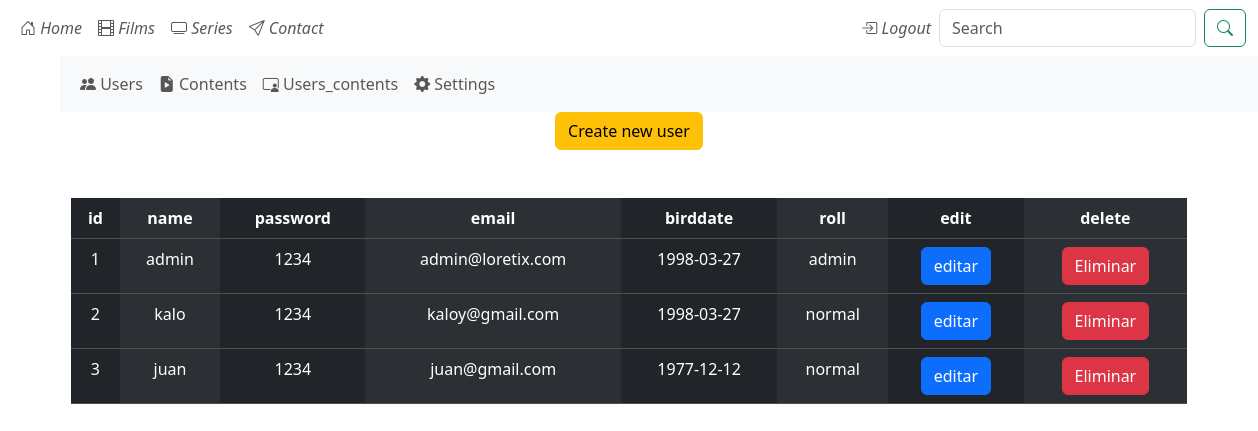
The page /admin/users/showAll (signed in) on the database its author committed.
### tables this page shows
CREATE TABLE users (
                                    id INTEGER PRIMARY KEY AUTOINCREMENT,
                                    name varchar(255),
                                    password varchar(255),
                                    email varchar(50),
                                    birddate date,
                                    rol varchar(20) default 'normal'
                            );

### main.py (the view)
@app.route("/admin/users/showAll")
@app.route("/admin/users/showAll/<page>")
def show_all_user_admin(page=0):
    if 'name' not in session:
        if session["rol"] != "admin":
            return redirect("/form_login")
    page=int(page)
    users=sqlite_users.get_all_users(page*10)
    total_pages=sqlite_users.get_count_users()
    last_page=floor(total_pages/10)
    return render_template("admin/users/showAll.html",users=users, page=page, last_page=last_page)

### data/sqliteClient.py (called while the page is built, shortened)
    def connect(self):
        incializar_bd=False
        if not os.path.exists(self.SQLITE_DB):
            incializar_bd=True
        try:
            self.connection=sqlite3.connect(self.SQLITE_DB, check_same_thread=False)
            self.cursor=self.connection.cursor()
        except Exception as e:
            print("Exception: ", e)

    def close(self):
        if self.connection!=None:
            self.connection.close()

### data/sqliteUsers.py (called while the page is built)
    def get_count_users(self)->int:
        self.sqliteClient.cursor.execute("SELECT count(*) FROM users ORDER BY name")
        count=self.sqliteClient.cursor.fetchall()[0][0]
        return count

    def get_all_users(self, page=0):
        self.sqliteClient.cursor.execute("SELECT * FROM users LIMIT ?, 10", (page,))
        return self.sqliteClient.cursor.fetchall()

### main.py (called while the page is built)
@app.before_request
def before_request_func():
    database.connect()

@app.after_request
def after_request_func(response):
    database.close()
    return response

### templates/admin/users/showAll.html (shortened to what this page needs)
{% extends "base.html" %}
{% block content %}
{% set delete_to_user=-1 %}
<div class="container text-center">
    <a href="/admin/users/form_create" class="btn btn-warning">Create new user</a>
    <div class="row">
        <div class="col md-12">
            <nav class="navbar">
            </nav>
        </div>
    </div>
    <div class="row">
        <div class="col md-6 mx-auto mt-3">
            <table class="table table-dark table-striped-columns">
                <thead>
                    <tr>
                        <th>id</th>
                        <th>name</th>
                        <th>password</th>
                        <th>email</th>
                        <th>birddate</th>
                        <th>roll</th>
                        <th>edit</th>
                        <th>delete</th>
                    </tr>
                </thead>
                    <tbody>
                        {%for user in users %}
                        <tr>
                            <td>{{user[0]}}</td>
                            <td>{{user[1]}}</td>
                            <td>{{user[2]}}</td>
                            <td>{{user[3]}}</td>
                            <td>{{user[4]}}</td>
                            <td>{{user[5]}}</td>
                            <td>
                                <form action="/admin/users/form_update" method="post">
                                <button type="submit" class="btn btn-primary">editar</button>
                                </form>
                            </td>
                            <td>
                                {% set delete_to_user=user[0] %}
                                <button type="button" class="btn btn-danger" data-bs-toggle="modal" data-bs-target="#exampleModal{{delete_to_user}}">
                                    Eliminar
                                </button>
                            </td>
                        </tr>
                        {% endfor %}
                    </tbody>
            </table>
        </div>
    </div>
</div>
{% endblock %}

### rows shown on the page
users: id "1", name "admin", password "1234", email "admin@loretix.com", birddate "1998-03-27", rol "admin"
users: id "2", name "kalo", password "1234", email "kaloy@gmail.com", birddate "1998-03-27", rol "normal"
users: id "3", name "juan", password "1234", email "juan@gmail.com", birddate "1977-12-12", rol "normal"
